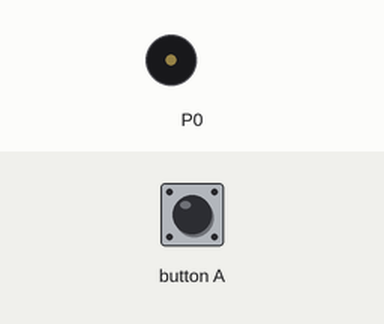
Simulated run of this program. Board: BBC micro:bit (MakeCode). Shown: buzzer (waves = sounding). The test bench sets the inputs (shaded band).

Above: at 1.2 s.
1.3 s: button A pressed for 0.15 s
At 2.2 s:
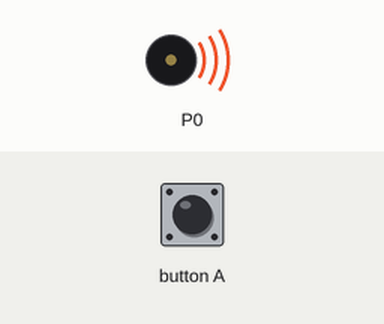
Timing chart, 0 to 7.0 s (numbered marks = the images above; inputs shaded):
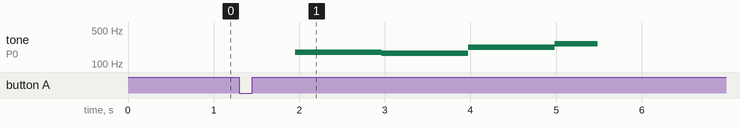

The program:

main.ts
```typescript
/**
 * アイドル（伴奏A）
 */
/**
 * 休符（1拍）
 */
/**
 * 休符（1/2拍）
 */
input.onButtonPressed(Button.A, function () {
    music.play(music.tonePlayable(0, music.beat(BeatFraction.Whole)), music.PlaybackMode.UntilDone)
    music.play(music.tonePlayable(175, music.beat(BeatFraction.Whole)), music.PlaybackMode.UntilDone)
    music.play(music.tonePlayable(175, music.beat(BeatFraction.Whole)), music.PlaybackMode.UntilDone)
    music.play(music.tonePlayable(165, music.beat(BeatFraction.Whole)), music.PlaybackMode.UntilDone)
    music.play(music.tonePlayable(165, music.beat(BeatFraction.Whole)), music.PlaybackMode.UntilDone)
    music.play(music.tonePlayable(220, music.beat(BeatFraction.Whole)), music.PlaybackMode.UntilDone)
    music.play(music.tonePlayable(220, music.beat(BeatFraction.Whole)), music.PlaybackMode.UntilDone)
    music.play(music.tonePlayable(262, music.beat(BeatFraction.Whole)), music.PlaybackMode.UntilDone)
})
```

test.ts
```typescript
// テストはここに来ます。このパッケージが拡張機能として使用されるときにはコンパイルされません。
```

Measured:
- after the input at 1.3 s, tone on P0: plays 175 Hz for 1.0 s, 165 Hz for 1.0 s, 220 Hz for 1.0 s, 262 Hz for 0.50 s, starting after 0.66 s
